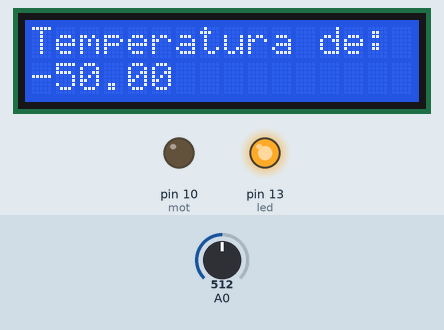
The sketch below on a simulated Arduino Uno, built with avr-gcc and run on an emulated ATmega328P. On the bench: 16×2 character LCD, output pins drawn as LEDs (lit = HIGH). Dashed ring = blinking. The test bench sets the inputs (shaded band); at power-on: A0 = 512. What the sketch prints to the serial monitor is not drawn.

Above: at 1.2 s.
1.3 s: A0 set to 170
At 4.2 s:
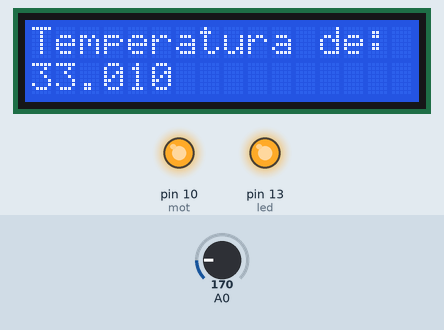
4.5 s: A0 set to 147
At 7.9 s:
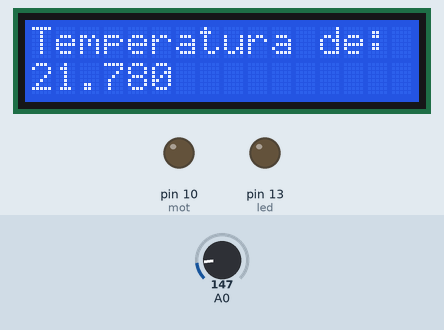
8.5 s: A0 set to 128
At 11.6 s:
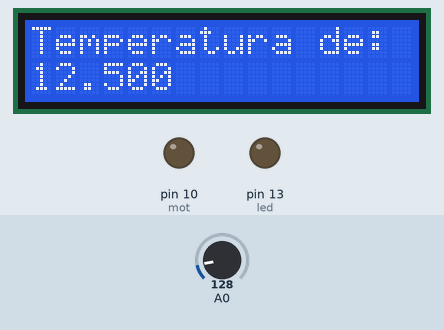
12.0 s: A0 set to 113
At 15.8 s:
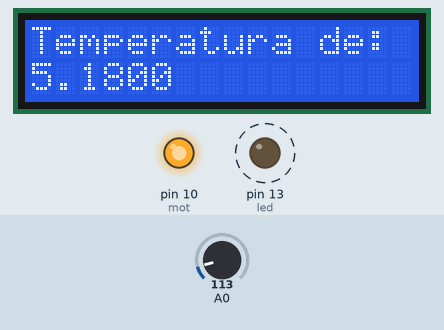
Timing chart, 0 to 17.0 s (numbered marks = the images above; inputs shaded):
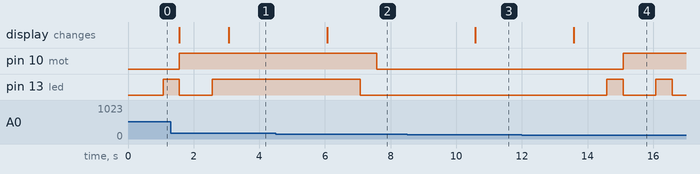

The sketch:

temp_lcd1.ino
```cpp
#include <LiquidCrystal.h>
float temp = 0;
int sensorValue = 0;

int led = 13;
int mot = 10;

LiquidCrystal lcd_1(12, 11, 5, 4, 3, 2);

void setup()
{
  pinMode(led, OUTPUT);

  pinMode(mot, OUTPUT);

  lcd_1.begin(16, 2);

  lcd_1.print("Temperatura de: ");

  Serial.begin(9600);

}

void loop()
{
  temp = (sensorValue * (500.0 / 1024.0)) - 50.0 ;
  sensorValue = analogRead(A0);
  Serial.println(temp);
  lcd_1.setCursor(0, 1);
  lcd_1.print(temp);
  delay(1000);

  if(temp<=10){
  	digitalWrite(led, HIGH);
    delay(500);
    digitalWrite(led, LOW);
  	digitalWrite(mot, HIGH);
  }

  if(temp>=11 && temp <= 25){
  	digitalWrite(led, LOW);
    delay(500);
  	digitalWrite(mot, LOW);
  }

  if(temp>=26){
  	digitalWrite(led, HIGH);
    delay(500);
  	digitalWrite(mot, HIGH);
  }


}
```

Measured:
- the behaviour switches between 154 and 153 on A0 (found by bisection; images 1 and 2)
- the behaviour switches between 123 and 122 on A0 (found by bisection; images 3 and 4)
- after the input at 1.3 s, the display: first differs from a run without the input after 1.8 s (image 1)
- after the input at 4.5 s, pin 10 (mot): HIGH → LOW after 3.1 s; pin 13 (led): HIGH → LOW after 2.6 s; the display: changes after 1.6 s (image 2)
- after the input at 8.5 s, the display: changes after 2.1 s (image 3)
- after the input at 12.0 s, pin 10 (mot): LOW → HIGH after 3.1 s; pin 13 (led): alternates HIGH for 0.50 s and LOW for 1.0 s, starting after 2.6 s; the display: changes after 1.6 s (image 4)
